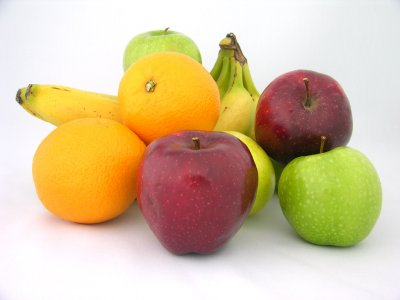
//> input picture 11_2023-06-28/prg/changeColor/fruit_image.jpg, 400 x 300 px
$ ./changeColor   (built with g++ and OpenCV 4)
//> lines starting //> are read from the running program, lines starting //| are printed output that depends on the picture
#include <iostream>
#include <opencv2/opencv.hpp>
#define FILE_NAME "../fruit_image.jpg"

//ウィンドウ名
#define WINDOW_NAME_INPUT "input"
#define WINDOW_NAME_OUTPUT "output"
// 0. 定数の定義
#define HUE_DIFF (90) //Hの変化量
#define SAT_DIFF (50) //Sの変化量
#define VAL_DIFF (50) //Vの変化量
#define HUE_MIN (0) // Hの最小値
#define HUE_MAX (180) // Hの最大値（シフト幅）
#define SAT_MIN (0) // Sの最小値
#define VAL_MIN (0) // Vの最小値


int main(int argc, const char * argv[]) {
    // 1. 変数の宣言
    int x, y;    //走査用
    cv::Vec3b p; //色値(HSV)
    int h,s,v;   //色値(各要素)
    cv::Mat src_img, hsv_img, dst_img; //入力画像，HSV画像，出力画像

    // 2. カラー画像の入力
    src_img = cv::imread(FILE_NAME, cv::IMREAD_COLOR);
//> src_img is the input picture: 300 rows x 400 cols, CV_8UC3; mean B, G, R 155.7, 193, 214.5
    if (src_img.empty()) { //入力失敗の場合
        fprintf(stderr, "Cannot read image file: %s.\n", FILE_NAME);
        return (-1);
    }

    // 3. 色変換 (BGR → HSV)
    cv::cvtColor(src_img, hsv_img, cv::COLOR_BGR2HSV);
//> hsv_img: 300 rows x 400 cols, CV_8UC3; mean H, S, V 80.1, 83.8, 218.1

    // 4. 画像処理
    // 明度を下げる
    for (y = 0; y < hsv_img.rows; y++) {
        for (x = 0; x < hsv_img.cols; x++) {
            p = hsv_img.at<cv::Vec3b>(y, x); //HSV値を取得
            h = p[0]; //Hue(色相)を取得
            s = p[1]; //Saturation(彩度)を取得
            v = p[2]; //Value(明度)を取得
            v = v - VAL_DIFF; //Vを減算
            if (v < VAL_MIN) v = VAL_MIN; //Value値の下限チェック
            p[2] = v; //Value値を設定
            hsv_img.at<cv::Vec3b>(y, x) = p; //HSV値を設定
        }
    }
//> this loop made 300 passes
//> (h, s, v) on passes 1 to 3: (106, 13, 171), (106, 13, 173), (103, 10, 173)
//> hsv_img: 300 rows x 400 cols, CV_8UC3; mean H, S, V 80.1, 83.8, 168.2
//> after the loop, p = [135, 13, 192]; h = 135; s = 13; v = 192

    // 色相を下げる
    for (y = 0; y < hsv_img.rows; y++) {
        for (x = 0; x < hsv_img.cols; x++) {
            p = hsv_img.at<cv::Vec3b>(y, x); //HSV値を取得
            h = p[0]; //Hue(色相)を取得
            s = p[1]; //Saturation(彩度)を取得
            v = p[2]; //Value(明度)を取得
            h = h - HUE_DIFF; //Hを減算
            if (h < HUE_MIN) h = h + HUE_MAX; //Hue値の下限チェック
            p[0] = h; //Hue値を設定
            hsv_img.at<cv::Vec3b>(y, x) = p; //HSV値を設定
        }
    }
//> this loop made 300 passes
//> (h, s, v) on passes 1 to 3: (16, 13, 171), (16, 13, 173), (13, 10, 173)
//> hsv_img: 300 rows x 400 cols, CV_8UC3; mean H, S, V 79.9, 83.8, 168.2
//> after the loop, p = [45, 13, 192]; h = 45; s = 13; v = 192

    // 彩度を下げる
    for (y = 0; y < hsv_img.rows; y++) {
        for (x = 0; x < hsv_img.cols; x++) {
            p = hsv_img.at<cv::Vec3b>(y, x); //HSV値を取得
            h = p[0]; //Hue(色相)を取得
            s = p[1]; //Saturation(彩度)を取得
            v = p[2]; //Value(明度)を取得
            s = s - SAT_DIFF; //Sを減算
            if (s < SAT_MIN) s = SAT_MIN; //Saturation値の下限チェック
            p[1] = s; //Saturation値を設定
            hsv_img.at<cv::Vec3b>(y, x) = p; //HSV値を設定
        }
    }
//> this loop made 300 passes
//> (p, h, v) on passes 1 to 3: ([16, 0, 171], 16, 171), ([16, 0, 173], 16, 173), ([13, 0, 173], 13, 173)
//> hsv_img: 300 rows x 400 cols, CV_8UC3; mean H, S, V 79.9, 57.4, 168.2


    // 5. 色変換 (HSV → BGR)
    cv::cvtColor(hsv_img, dst_img, cv::COLOR_HSV2BGR);
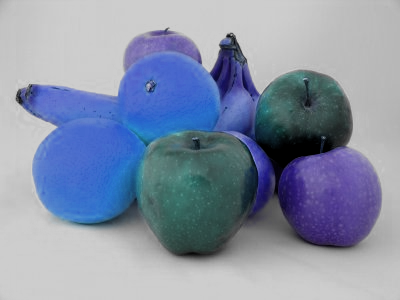
//> dst_img: 300 rows x 400 cols, CV_8UC3; mean B, G, R 167.7, 146.1, 135.5

    // 6. 表示
    cv::imshow(WINDOW_NAME_INPUT , src_img); // 入力画像の表示
    cv::imshow(WINDOW_NAME_OUTPUT, dst_img); // 出力画像の表示
    cv::waitKey(); // キー入力待ち (止める)
    return 0;
}
